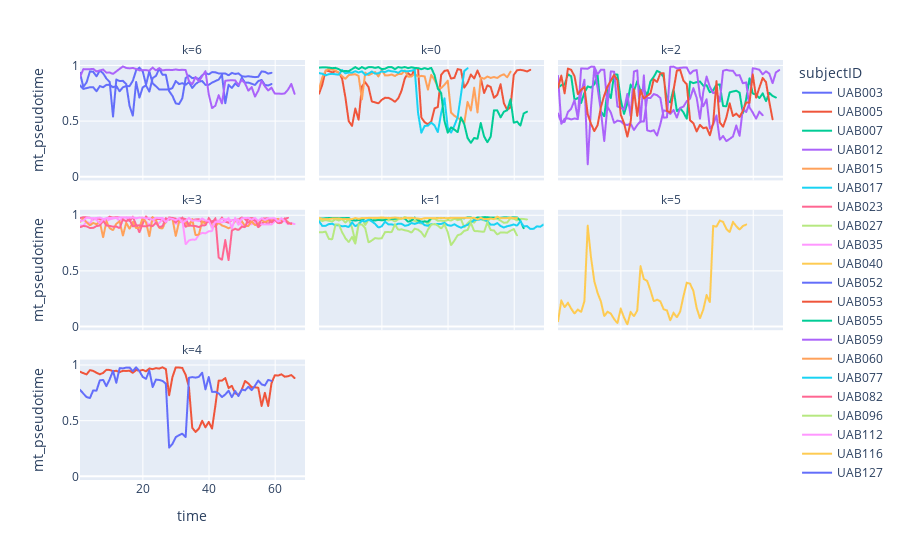

Here is the notebook cell this chart was saved with:
### Code cell
fig = px.line(plot_meta, x = "time", y = "mt_pseudotime", color = 'subjectID',
              facet_col = col, facet_col_wrap = 3)
fig.show()
